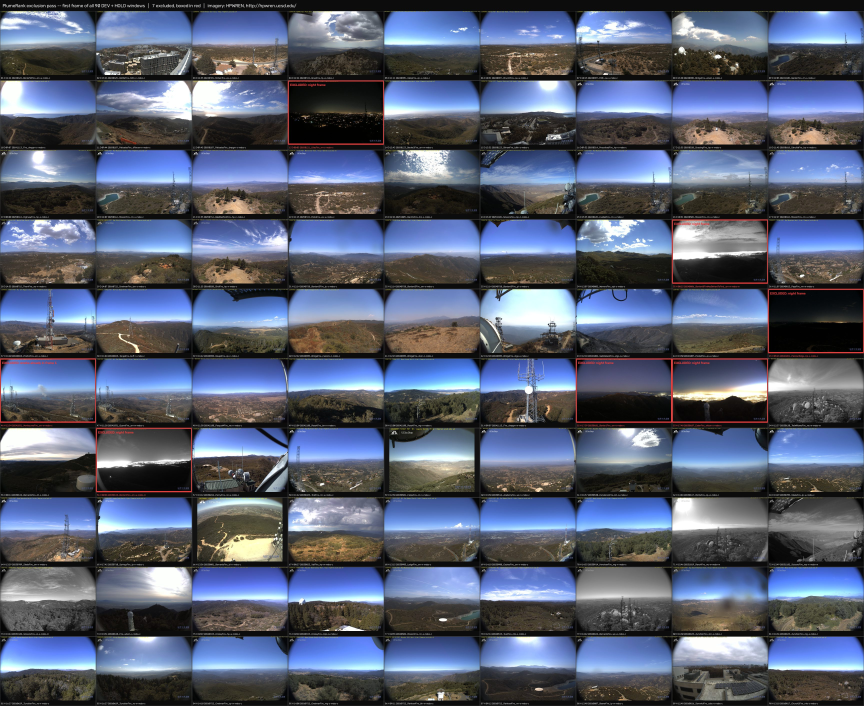
#> input picture data/contact_sheet.jpg, 3456 x 2824 px (shown at 1/4 size); its folder holds only this picture in this run
$ python -i segment.py   (imports and definitions only)   (older library calls are emulated)
#> lines starting #> are read from the running program, lines starting #| are printed output that depends on the picture
"""Foreground components: the one stage that decides what the statistic even looks at.

The plume is a temporal object. It does not exist in a single frame -- it is defined
entirely by what changed against sky that used to be there -- so the first thing the
pipeline needs is a background model, not an edge detector. This module owns that model
and nothing else: one stage, one file. It takes a stabilised greyscale frame and returns
the blobs that ``statistic.py`` is allowed to measure.

Order of operations, and why it is that order
---------------------------------------------
``createCLAHE`` equalise -> background subtraction -> ``morphologyEx`` OPEN -> CLOSE ->
``connectedComponentsWithStats``.

CLAHE runs on the *source*, before subtraction, because the discriminating signal at dawn
is a few grey levels of semi-transparent haze against a low-contrast sky, and MOG2's
variance test cannot see a difference that the sensor never encoded. A global
``equalizeHist`` would be the obvious alternative and is the wrong one: its transfer
function is recomputed from the whole frame every minute, so a brightening sky rewrites
the mapping under the background model and every pixel looks like foreground. CLAHE is
tile-local and clip-limited, which bounds both the drift and the noise it amplifies.

OPEN before CLOSE, never the reverse. OPEN with a 3 px kernel removes the single-pixel
sensor speckle that survives subtraction; CLOSE with a 7 px kernel then merges what is
left. Closing first would weld the speckle into the plume and hand S3 a boundary band
made of noise -- and S3 is the statistic the project rests on.

Three subtractors, and why all three are measured
-------------------------------------------------
``method`` selects ``cv2.createBackgroundSubtractorMOG2``,
``cv2.bgsegm.createBackgroundSubtractorLSBP`` or
``cv2.bgsegm.createBackgroundSubtractorGSOC``. These are not three names in a "Built With"
list. Smoke is a slow, semi-transparent change, which is precisely the regime where MOG2's
per-pixel Gaussian mixture is weakest and where LSBP's local-SVD binary pattern and GSOC
are the better-suited family. ``scripts/bench.py --bg {mog2,lsbp,gsoc}`` runs all three on
the same DEV arm and ``DEMO.md`` publishes TTD, alert rate and per-frame latency for each,
**whichever wins** -- whichever wins is also what ships. Naming a contrib module and never
measuring it is the decorative-integration failure this project exists not to commit.

MOG2 is constructed from the project's three frozen constants. LSBP and GSOC are
constructed at their published defaults, deliberately: the comparison being run is "does a
better-suited algorithm at its default beat a tuned MOG2", and hand-tuning two more
subtractors would spend the DEV arm three times over on knobs nobody would then trust.

Warm-up is a state, not a silence
---------------------------------
``apply`` runs and returns components from frame 1. Before ``warm`` the background model
has seen fewer than ``WARMUP_FRAMES`` frames and its output is not yet meaningful, so the
UI shows a designed warming state with the components it actually
got. Returning ``[]`` during warm-up would look like a working detector finding nothing,
which is the one thing a dispatcher must never be shown.
"""

from __future__ import annotations

from typing import Final

import cv2
import numpy as np

from .constants import (
    CC_CONNECTIVITY,
    CLAHE_CLIP_LIMIT,
    CLAHE_TILE_GRID,
    MASK_FOREGROUND_VALUE,
    MAX_COMPONENTS_PER_FRAME,
    MIN_COMPONENT_AREA_PX,
    MIN_COMPONENT_EXTENT_PX,
    MOG2_DETECT_SHADOWS,
    MOG2_HISTORY,
    MOG2_VAR_THRESHOLD,
    MORPH_CLOSE_KERNEL,
    MORPH_OPEN_KERNEL,
    WARMUP_FRAMES,
)
from .types import Component

__all__ = ["METHODS", "Segmenter"]


#: The three subtractors ``bench.py --bg`` sweeps. Ordered as the published table is.
METHODS: Final[tuple[str, ...]] = ("mog2", "lsbp", "gsoc")


class Segmenter:
    """Stateful per-camera foreground segmenter. One instance per camera, for the night.

    The state is the background model, which is the whole point: forty cameras means forty
    of these, budgeted at roughly 11 MB each at 480x270.

    Args:
        method: ``"mog2"`` | ``"lsbp"`` | ``"gsoc"``. Anything else raises immediately --
            a typo silently falling back to MOG2 would publish a bench row labelled
            ``lsbp`` that was really MOG2, which is worse than a crash.

    Raises:
        ValueError: on an unknown ``method``.
    """

    __slots__ = (
        "_method",
        "_subtractor",
        "_clahe",
        "_open_kernel",
        "_close_kernel",
        "_frames_seen",
        "_shape",
    )

    def __init__(self, method: str = "mog2") -> None:
        if method not in METHODS:
            raise ValueError(f"unknown method {method!r}; expected one of {METHODS}")
        self._method = method
        self._subtractor = _new_subtractor(method)

        # CLAHE object and both structuring elements are built once and reused. They are
        # pure functions of constants, and rebuilding them per frame is the easiest
        # milliseconds in the pipeline to waste at 40 cameras x 81 frames.
        self._clahe = cv2.createCLAHE(
            clipLimit=CLAHE_CLIP_LIMIT,
            tileGridSize=(CLAHE_TILE_GRID, CLAHE_TILE_GRID),
        )
        # Ellipse, not rectangle: a rectangular CLOSE kernel bridges preferentially along
        # the image axes, which would square off a plume that is drifting diagonally and
        # feed S2 a width that came from the kernel rather than from the smoke.
        self._open_kernel = cv2.getStructuringElement(
            cv2.MORPH_ELLIPSE, (MORPH_OPEN_KERNEL, MORPH_OPEN_KERNEL)
        )
        self._close_kernel = cv2.getStructuringElement(
            cv2.MORPH_ELLIPSE, (MORPH_CLOSE_KERNEL, MORPH_CLOSE_KERNEL)
        )
        self._frames_seen = 0
        # The frame shape this model was built against, latched on the first apply. See
        # apply's shape check for why an instance refuses to change size mid-night.
        self._shape: tuple[int, int] | None = None

    # -----------------------------------------------------------------------------

    @property
    def method(self) -> str:
        """Which subtractor this instance is actually running -- what a bench row is labelled with."""
        return self._method

    @property
    def frames_seen(self) -> int:
        """Frames handed to ``apply`` since construction or the last ``reset``."""
        return self._frames_seen

    @property
    def warm(self) -> bool:
        """True once the background model has seen ``WARMUP_FRAMES`` frames.

        This is advisory, not a gate: ``apply`` returns components either way and the UI
        renders the warming state around them.
        """
        return self._frames_seen >= WARMUP_FRAMES

    def reset(self) -> None:
        """Drop the background model and the frame count. Used between replay windows.

        The subtractor is rebuilt rather than cleared because none of the three exposes a
        clear: MOG2, LSBP and GSOC all accumulate their history internally with no public
        way back to frame zero. Reusing an instance across two camera-nights would carry
        one night's sky into the next night's variance, so a new object is the only honest
        reset available.
        """
        self._subtractor = _new_subtractor(self._method)
        self._frames_seen = 0
        self._shape = None

    # -----------------------------------------------------------------------------

    def apply(self, grey: np.ndarray) -> list[Component]:
        """Segment one stabilised greyscale frame into foreground components.

        Args:
            grey: 2-D ``uint8`` image, already stabilised onto the previous frame. The
                stabilisation is a precondition and is not checked here -- MOG2 in an
                unstabilised frame sees the whole ridgeline as foreground the moment the
                camera twitches, and there is no way to detect that from one frame.

        Returns:
            Components with area at least ``MIN_COMPONENT_AREA_PX``, largest first, at
            most ``MAX_COMPONENTS_PER_FRAME`` of them. Possibly empty. The list is
            returned before ``warm`` as well as after.

        Raises:
            ValueError: if ``grey`` is not a non-empty 2-D ``uint8`` array, or if its
                shape differs from the first frame this instance saw. A colour frame or a
                float image would still produce a plausible-looking mask, and a plausible
                wrong answer here propagates into every statistic downstream.
        """
        if not isinstance(grey, np.ndarray):
            raise ValueError(f"grey must be a numpy array, got {type(grey).__name__}")
        if grey.ndim != 2:
            raise ValueError(f"grey must be 2-D single-channel, got shape {grey.shape}")
        if grey.dtype != np.uint8:
            raise ValueError(f"grey must be uint8, got {grey.dtype}")
        if grey.size == 0:
            raise ValueError("grey is empty")

        shape = (int(grey.shape[0]), int(grey.shape[1]))
        if self._shape is None:
            self._shape = shape
        elif shape != self._shape:
            # All three subtractors silently reallocate and restart when handed a
            # different frame size: apply() would return a plausible mask, frames_seen
            # would keep counting and warm would keep saying True over a model that has
            # in fact seen one frame. That is the exact shape of a silent wrong answer,
            # so it is a raise. A genuine resolution change is a new camera-night and
            # therefore a reset(), which is the caller's decision to make explicitly.
            raise ValueError(
                f"grey shape {shape} differs from this segmenter's {self._shape}; "
                "call reset() to start a new background model"
            )

        equalised = self._clahe.apply(grey)
        raw_mask = self._subtractor.apply(equalised)
        self._frames_seen += 1

        binary = _binarise(raw_mask)
        opened = cv2.morphologyEx(binary, cv2.MORPH_OPEN, self._open_kernel)
        closed = cv2.morphologyEx(opened, cv2.MORPH_CLOSE, self._close_kernel)

        return _components(closed)


# ---------------------------------------------------------------------------------
# Construction and labelling
# ---------------------------------------------------------------------------------


def _new_subtractor(method: str) -> cv2.BackgroundSubtractor:
    """Build one subtractor. Separate from ``__init__`` so ``reset`` cannot drift from it."""
    if method == "mog2":
        return cv2.createBackgroundSubtractorMOG2(
            history=MOG2_HISTORY,
            varThreshold=MOG2_VAR_THRESHOLD,
            detectShadows=MOG2_DETECT_SHADOWS,
        )
    if method == "lsbp":
        return cv2.bgsegm.createBackgroundSubtractorLSBP()
    if method == "gsoc":
        return cv2.bgsegm.createBackgroundSubtractorGSOC()
    raise ValueError(f"unknown method {method!r}; expected one of {METHODS}")


def _binarise(raw_mask: np.ndarray) -> np.ndarray:
    """Turn a subtractor's raw mask into the strict 0/255 mask morphologyEx wants.

    ``compare(..., CMP_EQ)`` rather than ``raw_mask > 0``, and equality rather than a
    threshold, because a subtractor that is labelling shadows returns them as 127. With
    MOG2_DETECT_SHADOWS False today the two are identical on every frame -- which is
    precisely why this is a named function with its own test rather than an inline
    expression: the day the flag flips, ``> 0`` would promote every cloud shadow at dawn
    into a component and nothing would fail.

    ``cv2.compare`` over a numpy comparison because numpy yields a bool array that
    ``morphologyEx`` cannot take, so the alternative is a second conversion pass per
    frame per camera.
    """
    return cv2.compare(raw_mask, MASK_FOREGROUND_VALUE, cv2.CMP_EQ)  # type: ignore[call-overload]


def _components(mask: np.ndarray) -> list[Component]:
    """Label a cleaned binary mask and return the components worth measuring.

    ``connectedComponentsWithStats`` rather than ``findContours`` because bbox, area and
    centroid all arrive from the same single pass -- and because S1 is literally a claim
    about ``CC_STAT_TOP + CC_STAT_HEIGHT`` holding still.
    """
    count, _labels, stats, centroids = cv2.connectedComponentsWithStats(
        mask, connectivity=CC_CONNECTIVITY, ltype=cv2.CV_32S
    )

    out: list[Component] = []
    # Label 0 is background by definition of the algorithm, so the range starts at 1.
    for label in range(1, count):
        area = int(stats[label, cv2.CC_STAT_AREA])
        if area < MIN_COMPONENT_AREA_PX:
            continue
        # Area is not enough. A 60x1 sliver clears the area floor and then has no interior
        # once S3 takes its boundary band off both sides, so statistic.measure returns a
        # nan S3 and rank.fuse -- correctly -- refuses to score it. Both of those are right
        # and the pipeline still stops, because nobody owned the question "which components
        # is the primitive defined on?". It is owned here: a component narrower than
        # MIN_COMPONENT_EXTENT_PX in either dimension is below the size at which ANY of the
        # four statistics can say something (S1's anchor tolerance alone is half of it), so
        # it is not a plume candidate at this working resolution. Filtering it here is the
        # honest fix; clamping the nan to 0.0 downstream would have published "hard edge,
        # flat interior" -- a confident answer -- about a shape nothing measured.
        if (
            int(stats[label, cv2.CC_STAT_WIDTH]) < MIN_COMPONENT_EXTENT_PX
            or int(stats[label, cv2.CC_STAT_HEIGHT]) < MIN_COMPONENT_EXTENT_PX
        ):
            continue
        out.append(
            Component(
                x=int(stats[label, cv2.CC_STAT_LEFT]),
                y=int(stats[label, cv2.CC_STAT_TOP]),
                w=int(stats[label, cv2.CC_STAT_WIDTH]),
                h=int(stats[label, cv2.CC_STAT_HEIGHT]),
                area=area,
                cx=float(centroids[label, 0]),
                cy=float(centroids[label, 1]),
            )
        )

    # Largest first, then truncate: the cap exists to bound the per-frame cost of the
    # statistic, and spending it on the eight smallest blobs in a noisy frame would drop
    # the plume in favour of speckle that only just cleared the area floor.
    out.sort(key=lambda c: c.area, reverse=True)
    return out[:MAX_COMPONENTS_PER_FRAME]

>>> import cv2
>>> picture = cv2.imread('../data/contact_sheet.jpg', cv2.IMREAD_GRAYSCALE)
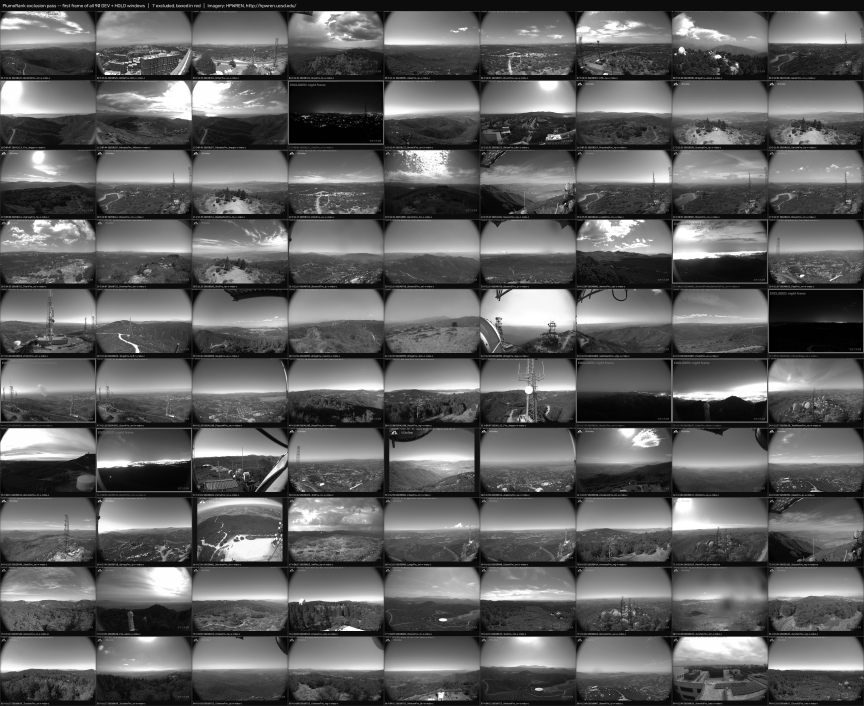
#> picture: shape (2824, 3456) (shown at 1/4 size); min 0, max 255, mean 95.9
>>> result = Segmenter().apply(picture)
#> in apply, `equalised = self._clahe.apply(grey)`:
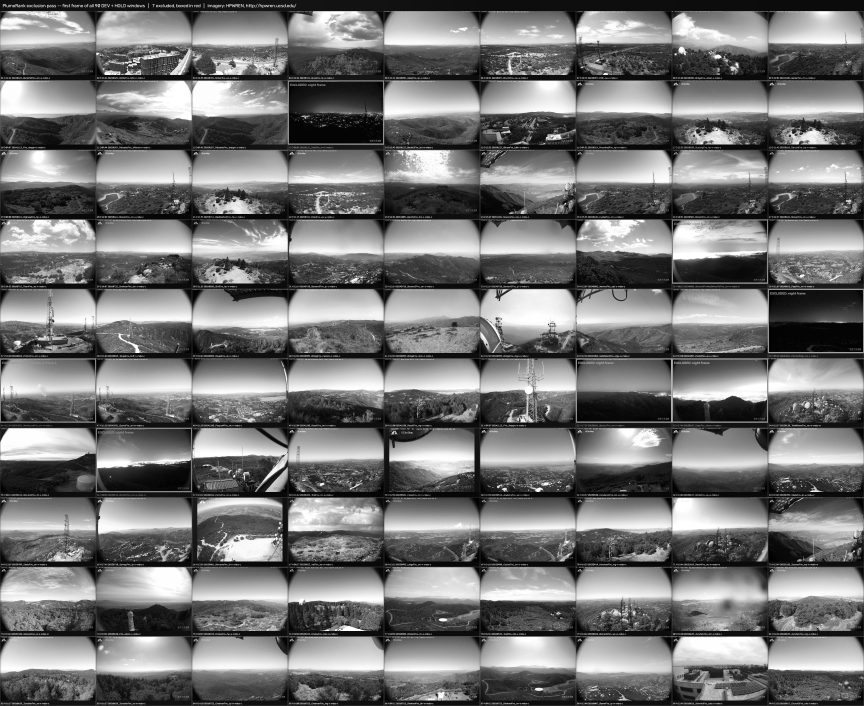
#> equalised: shape (2824, 3456) (shown at 1/4 size); min 0, max 255, mean 118.3
#> in apply, `raw_mask = self._subtractor.apply(equalised)`: raw_mask: shape (2824, 3456); every value is 255
#> in _components, `count, _labels, stats, centroids = cv2.connectedComponentsWithStats( m..`: _labels: shape (2824, 3456) int32; every value is 1
#> in _components, `count, _labels, stats, centroids = cv2.connectedComponentsWithStats( m..`: count = 2; stats = [[-1, 2147483647, 0, 0, 0], [0, 0, 3456, 2824, 9759744]]; centroids = [[nan, nan], [1727.5, 1411.5]]
#> the loop in _components, `for label in range(1, count):` made 1 pass
#> area on pass 1: 9759744
#> after the loop in _components, `for label in range(1, count):`: out = 1 item
#> result = 1 item
